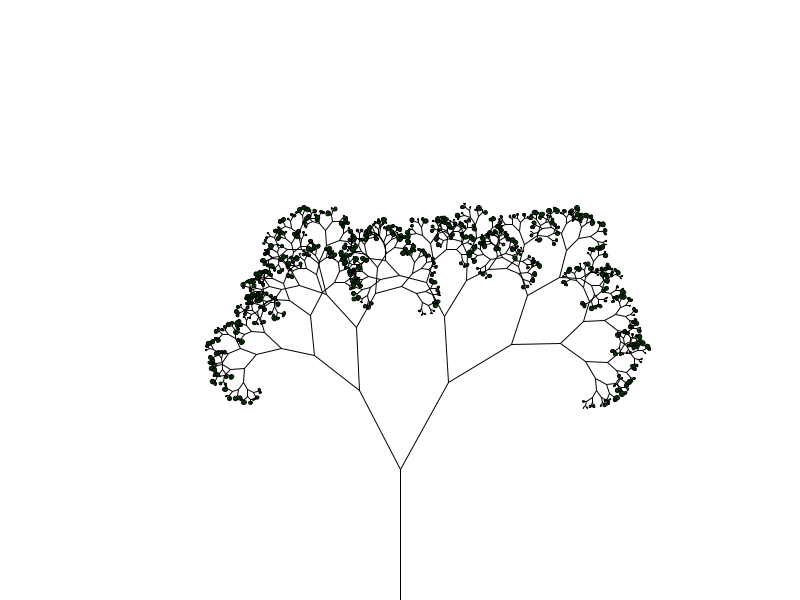
Frame 1 (no input)
Frame 60 (the mouse pressed at the canvas centre just before this capture): identical to frame 1, image omitted
Frame 120 (the mouse held since frame 60 and released just before this capture): identical to frame 1, image omitted

The Processing sketch that drew this single still picture (run headless with seeded random() and noise(); from frame 60 on, the mouse is pressed at the canvas centre):

// Processing sketch: main
// ── main.pde
float angle;

public void setup() 
{
  size(800, 600);
  background(255);
  stroke(0);
  angle = radians(35); 
  translate(width / 2, height);
  DrawTree(random(50, 175));
}
public void draw()
{
}

void keyPressed()
{
  if (key == 'r' || key == 'R')
  {
    background(255);
    angle = radians(35); 
    translate(width / 2, height);
    DrawTree(random(50, 175));
  }
}

private void DrawTree(float branchLength)
{
  DrawBranch(branchLength);
  
  if (branchLength > 4) 
  {
    Right(branchLength);
    Left(branchLength);
    return;
  }
  
  DrawLeaves();
}
private void DrawBranch(float branchLength) 
{
  line(0, 0, 0, -branchLength);
  translate(0, -branchLength); //<>// //<>// //<>// //<>// //<>// //<>// //<>// //<>// //<>// //<>// //<>// //<>// //<>//
}

private void Right(float branchLength)
{
  pushMatrix();
  rotate(angle + random(-0.2, 0.2));
  DrawTree(branchLength * (0.67 + random(-0.1, 0.1)));
  popMatrix();
}

private void Left(float branchLength)
{
  pushMatrix();
  rotate(-angle + random(-0.2, 0.2));
  DrawTree(branchLength * (0.67 + random(-0.1, 0.1)));
  popMatrix();
}



private void DrawLeaves()
{
  float leavesRadious = random(1, 5);
  fill(0, 50, 0);
  ellipse(0, 0, leavesRadious, leavesRadious);
}
